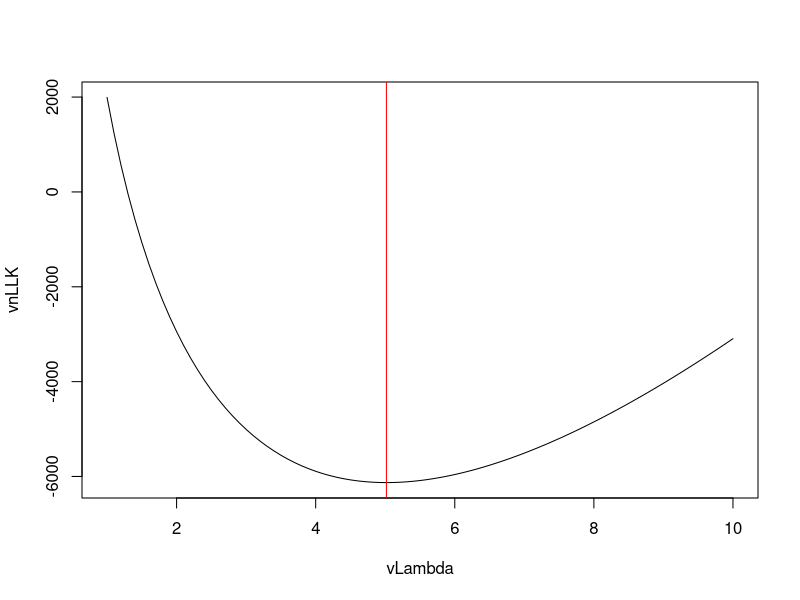

This chart was generated by the following R code:
# Leopoldo's example from lecture


dLambda <- 5
vY <- rexp(10000, dLambda)

nLLK <- function(dLambda, vY) {
  dnLLK <- -sum(dexp(vY, dLambda, log = TRUE))
  return(dnLLK)
}

vLambda <- seq(1, 10, by = 0.1)

vnLLK <- sapply(vLambda, nLLK, vY = vY)

plot(vLambda, vnLLK, type = "l")
abline(v = 1 / mean(vY), col = "red")

mean(1 / mean(vY))

optimizer <- optim(2, nLLK,
  method = "L-BFGS-B",
  lower = 1e-6,
  upper = 10,
  vY = vY
)

options(digits = 10)
optimizer$par
1 / mean(vY)